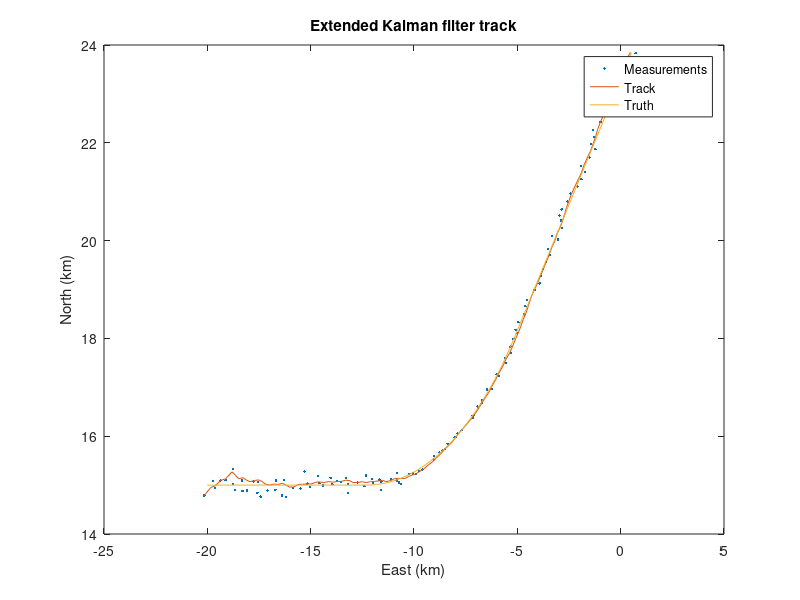

Reproduce this figure in MATLAB.
% Tracking a target from radar range and bearing with an extended Kalman filter.
% The target flies straight, turns, then flies straight; the radar measures range to
% 15 m and bearing to 0.5 deg once a second. Constant-velocity model, state [x vx y vy].
dt = 1;  n = 120;
sr = 15;  sb = 0.5 * pi/180;
truth = zeros(n, 4);
truth(1, :) = [-20000 200 15000 0];
for k = 2:n
    s = truth(k-1, :);
    w = 0.02 * (k > 40 & k <= 80);            % 0.02 rad/s turn between 40 s and 80 s
    vx = s(2)*cos(w*dt) - s(4)*sin(w*dt);
    vy = s(2)*sin(w*dt) + s(4)*cos(w*dt);
    truth(k, :) = [s(1) + vx*dt, vx, s(3) + vy*dt, vy];
end
rng(5);
rho_m = sqrt(truth(:,1).^2 + truth(:,3).^2) + sr*randn(n, 1);
bearing_m = atan2(truth(:,3), truth(:,1)) + sb*randn(n, 1);
z = horzcat(rho_m, bearing_m);
mx = rho_m .* cos(bearing_m);
my = rho_m .* sin(bearing_m);
meas = horzcat(mx, my);

F = [1 dt 0 0; 0 1 0 0; 0 0 1 dt; 0 0 0 1];
qa = 3;                                      % process noise, m/s^2
G = [dt^2/2 0; dt 0; 0 dt^2/2; 0 dt];
Q = G * (qa^2 * eye(2)) * G';
R = diag([sr^2 sb^2]);
x = [meas(1,1); 0; meas(1,2); 0];
P = diag([sr^2 300^2 sr^2 300^2]);
est = zeros(n, 4);  est(1, :) = x';
for k = 2:n
    x = F * x;  P = F * P * F' + Q;
    rho = sqrt(x(1)^2 + x(3)^2);
    h = [rho; atan2(x(3), x(1))];
    Hk = [x(1)/rho 0 x(3)/rho 0; -x(3)/rho^2 0 x(1)/rho^2 0];
    innov = z(k, :)' - h;
    innov(2) = atan2(sin(innov(2)), cos(innov(2)));
    S = Hk * P * Hk' + R;
    K = P * Hk' / S;
    x = x + K * innov;
    P = (eye(4) - K * Hk) * P;
    est(k, :) = x';
end

plot(meas(:,1)/1000, meas(:,2)/1000, '.', est(:,1)/1000, est(:,3)/1000, truth(:,1)/1000, truth(:,3)/1000);
legend('Measurements', 'Track', 'Truth');
title('Extended Kalman filter track');
xlabel('East (km)');
ylabel('North (km)');

settled = 11:n;
err_meas = sqrt(mean(sum((meas(settled,:) - truth(settled,[1 3])).^2, 2)));
err_track = sqrt(mean(sum((est(settled,[1 3]) - truth(settled,[1 3])).^2, 2)));
err_v = sqrt(mean(sum((est(settled,[2 4]) - truth(settled,[2 4])).^2, 2)));
fprintf('position error %.0f m from single measurements, %.0f m from the track\n', err_meas, err_track);
fprintf('velocity error %.1f m/s, through a 0.02 rad/s turn\n', err_v);
